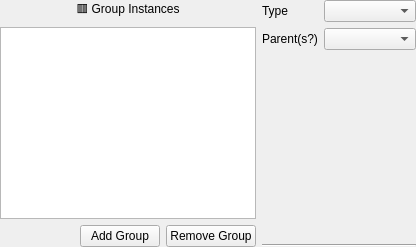
            <widget class="QWidget" name="page_25">
             <layout class="QHBoxLayout" name="horizontalLayout_21">
              <property name="sizeConstraint">
               <enum>QLayout::SetNoConstraint</enum>
              </property>
              <property name="leftMargin">
               <number>0</number>
              </property>
              <property name="topMargin">
               <number>0</number>
              </property>
              <property name="rightMargin">
               <number>0</number>
              </property>
              <property name="bottomMargin">
               <number>0</number>
              </property>
              <item>
               <layout class="QVBoxLayout" name="verticalLayout_50">
                <item>
                 <widget class="QLabel" name="label_49">
                  <property name="text">
                   <string>🟥 Group Instances</string>
                  </property>
                  <property name="alignment">
                   <set>Qt::AlignCenter</set>
                  </property>
                 </widget>
                </item>
                <item>
                 <widget class="QTableView" name="tableView_ra_groups">
                  <property name="sizePolicy">
                   <sizepolicy hsizetype="Minimum" vsizetype="Expanding">
                    <horstretch>0</horstretch>
                    <verstretch>0</verstretch>
                   </sizepolicy>
                  </property>
                  <property name="selectionMode">
                   <enum>QAbstractItemView::SingleSelection</enum>
                  </property>
                  <property name="selectionBehavior">
                   <enum>QAbstractItemView::SelectRows</enum>
                  </property>
                  <attribute name="horizontalHeaderStretchLastSection">
                   <bool>true</bool>
                  </attribute>
                 </widget>
                </item>
                <item>
                 <layout class="QHBoxLayout" name="horizontalLayout_34">
                  <item>
                   <spacer name="horizontalSpacer_23">
                    <property name="orientation">
                     <enum>Qt::Horizontal</enum>
                    </property>
                    <property name="sizeHint" stdset="0">
                     <size>
                      <width>40</width>
                      <height>20</height>
                     </size>
                    </property>
                   </spacer>
                  </item>
                  <item>
                   <widget class="QPushButton" name="pushButton_ra_add_group">
                    <property name="text">
                     <string>Add Group</string>
                    </property>
                   </widget>
                  </item>
                  <item>
                   <widget class="QPushButton" name="pushButton_ra_remove_group">
                    <property name="text">
                     <string>Remove Group</string>
                    </property>
                   </widget>
                  </item>
                 </layout>
                </item>
               </layout>
              </item>
              <item>
               <layout class="QVBoxLayout" name="verticalLayout_51">
                <item>
                 <widget class="QStackedWidget" name="stackedWidget_ra_group_properties">
                  <property name="currentIndex">
                   <number>0</number>
                  </property>
                  <widget class="QWidget" name="page_26">
                   <layout class="QFormLayout" name="formLayout_5">
                    <property name="leftMargin">
                     <number>0</number>
                    </property>
                    <property name="topMargin">
                     <number>0</number>
                    </property>
                    <property name="rightMargin">
                     <number>0</number>
                    </property>
                    <property name="bottomMargin">
                     <number>0</number>
                    </property>
                    <item row="0" column="0">
                     <widget class="QLabel" name="label_56">
                      <property name="text">
                       <string>Type</string>
                      </property>
                     </widget>
                    </item>
                    <item row="0" column="1">
                     <widget class="QComboBox" name="comboBox_ra_group_type"/>
                    </item>
                    <item row="1" column="0">
                     <widget class="QLabel" name="label_57">
                      <property name="text">
                       <string>Parent(s?)</string>
                      </property>
                     </widget>
                    </item>
                    <item row="1" column="1">
                     <widget class="QComboBox" name="comboBox_ra_group_parent"/>
                    </item>
                   </layout>
                  </widget>
                  <widget class="QWidget" name="page_31">
                   <layout class="QVBoxLayout" name="verticalLayout_52">
                    <item>
                     <widget class="QLabel" name="label_50">
                      <property name="text">
                       <string>Select an Agent to see its properties...</string>
                      </property>
                      <property name="wordWrap">
                       <bool>true</bool>
                      </property>
                     </widget>
                    </item>
                   </layout>
                  </widget>
                 </widget>
                </item>
                <item>
                 <widget class="Line" name="line_16">
                  <property name="orientation">
                   <enum>Qt::Horizontal</enum>
                  </property>
                 </widget>
                </item>
               </layout>
              </item>
             </layout>
            </widget>
